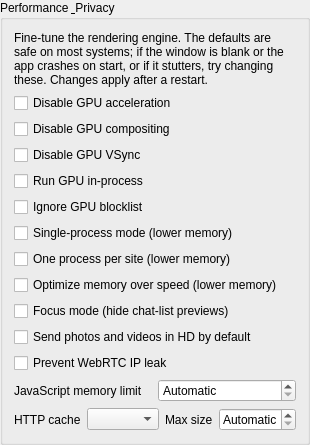
        <widget class="QGroupBox" name="groupBoxPerformance">
         <property name="title">
          <string>Performance &amp; Privacy</string>
         </property>
         <layout class="QVBoxLayout" name="verticalLayoutPerformance">
          <item>
           <widget class="QLabel" name="performanceHintLabel">
            <property name="text">
             <string>Fine-tune the rendering engine. The defaults are safe on most systems; if the window is blank or the app crashes on start, or if it stutters, try changing these. Changes apply after a restart.</string>
            </property>
            <property name="wordWrap">
             <bool>true</bool>
            </property>
           </widget>
          </item>
          <item>
           <widget class="QCheckBox" name="disableGpuCheckBox">
            <property name="toolTip">
             <string>Render entirely on the CPU (--disable-gpu). Fixes blank windows and start-up crashes on some GPU/driver setups. Default on Linux.</string>
            </property>
            <property name="text">
             <string>Disable GPU acceleration</string>
            </property>
           </widget>
          </item>
          <item>
           <widget class="QCheckBox" name="disableGpuCompositingCheckBox">
            <property name="toolTip">
             <string>Composite the page on the CPU (--disable-gpu-compositing). Avoids stale-frame flicker on some drivers.</string>
            </property>
            <property name="text">
             <string>Disable GPU compositing</string>
            </property>
           </widget>
          </item>
          <item>
           <widget class="QCheckBox" name="disableGpuVsyncCheckBox">
            <property name="toolTip">
             <string>Disable GPU VSync (--disable-gpu-vsync). May reduce input lag at the cost of tearing.</string>
            </property>
            <property name="text">
             <string>Disable GPU VSync</string>
            </property>
           </widget>
          </item>
          <item>
           <widget class="QCheckBox" name="inProcessGpuCheckBox">
            <property name="toolTip">
             <string>Run the GPU process inside the main process (--in-process-gpu). A workaround for some sandboxed setups.</string>
            </property>
            <property name="text">
             <string>Run GPU in-process</string>
            </property>
           </widget>
          </item>
          <item>
           <widget class="QCheckBox" name="ignoreGpuBlocklistCheckBox">
            <property name="toolTip">
             <string>Force acceleration even when the driver is blocklisted (--ignore-gpu-blocklist). Try this to turn the GPU back on.</string>
            </property>
            <property name="text">
             <string>Ignore GPU blocklist</string>
            </property>
           </widget>
          </item>
          <item>
           <widget class="QCheckBox" name="singleProcessCheckBox">
            <property name="toolTip">
             <string>Run everything in a single process (--single-process). Uses less memory but is less stable.</string>
            </property>
            <property name="text">
             <string>Single-process mode (lower memory)</string>
            </property>
           </widget>
          </item>
          <item>
           <widget class="QCheckBox" name="processPerSiteCheckBox">
            <property name="toolTip">
             <string>Share one renderer process per site (--process-per-site). Reduces memory use.</string>
            </property>
            <property name="text">
             <string>One process per site (lower memory)</string>
            </property>
           </widget>
          </item>
          <item>
           <widget class="QCheckBox" name="optimizeForSizeCheckBox">
            <property name="toolTip">
             <string>Ask the JavaScript engine to use less memory at a small cost in speed (V8 --optimize-for-size). Recommended for an app that stays in the tray. Ignored when a JavaScript memory limit is set below.</string>
            </property>
            <property name="text">
             <string>Optimize memory over speed (lower memory)</string>
            </property>
           </widget>
          </item>
          <item>
           <widget class="QCheckBox" name="focusModeCheckBox">
            <property name="toolTip">
             <string>Hide contact names and message previews in the chat list (hover to reveal one). Useful when sharing your screen. The open conversation is untouched.</string>
            </property>
            <property name="text">
             <string>Focus mode (hide chat-list previews)</string>
            </property>
           </widget>
          </item>
          <item>
           <widget class="QCheckBox" name="hdMediaCheckBox">
            <property name="toolTip">
             <string>Default photos and videos to HD quality in the media editor. Depends on WhatsApp Web's layout; if a WhatsApp update breaks it, turn it off.</string>
            </property>
            <property name="text">
             <string>Send photos and videos in HD by default</string>
            </property>
           </widget>
          </item>
          <item>
           <widget class="QCheckBox" name="webrtcShieldCheckBox">
            <property name="toolTip">
             <string>Stop WebRTC from revealing your local IP address over non-proxied connections.</string>
            </property>
            <property name="text">
             <string>Prevent WebRTC IP leak</string>
            </property>
           </widget>
          </item>
          <item>
           <layout class="QHBoxLayout" name="horizontalLayoutJsMem">
            <item>
             <widget class="QLabel" name="jsMemoryLimitLabel">
              <property name="text">
               <string>JavaScript memory limit</string>
              </property>
             </widget>
            </item>
            <item>
             <widget class="QSpinBox" name="jsMemoryLimitSpinBox">
              <property name="toolTip">
               <string>Cap the JavaScript heap (V8 --max-old-space-size). 0 = automatic. Lower it if the app uses too much RAM.</string>
              </property>
              <property name="specialValueText">
               <string>Automatic</string>
              </property>
              <property name="suffix">
               <string> MB</string>
              </property>
              <property name="maximum">
               <number>8192</number>
              </property>
              <property name="singleStep">
               <number>128</number>
              </property>
             </widget>
            </item>
           </layout>
          </item>
          <item>
           <layout class="QHBoxLayout" name="horizontalLayoutCache">
            <item>
             <widget class="QLabel" name="cacheTypeLabel">
              <property name="text">
               <string>HTTP cache</string>
              </property>
             </widget>
            </item>
            <item>
             <widget class="QComboBox" name="cacheTypeComboBox">
              <property name="toolTip">
               <string>Where to keep the HTTP cache. Memory clears on exit; None disables caching.</string>
              </property>
             </widget>
            </item>
            <item>
             <widget class="QLabel" name="cacheMaxLabel">
              <property name="text">
               <string>Max size</string>
              </property>
             </widget>
            </item>
            <item>
             <widget class="QSpinBox" name="cacheMaxSpinBox">
              <property name="toolTip">
               <string>Maximum on-disk cache size. 0 = automatic.</string>
              </property>
              <property name="specialValueText">
               <string>Automatic</string>
              </property>
              <property name="suffix">
               <string> MB</string>
              </property>
              <property name="maximum">
               <number>4096</number>
              </property>
              <property name="singleStep">
               <number>64</number>
              </property>
             </widget>
            </item>
           </layout>
          </item>
         </layout>
        </widget>
